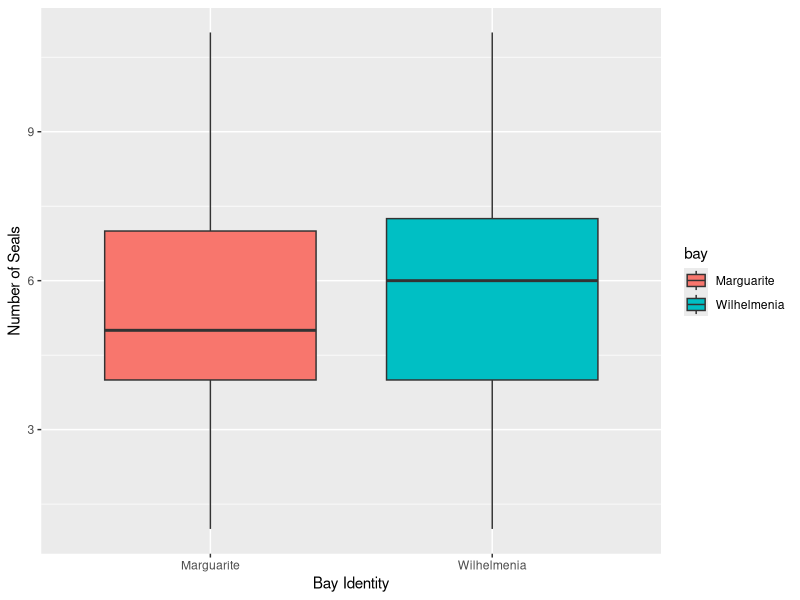
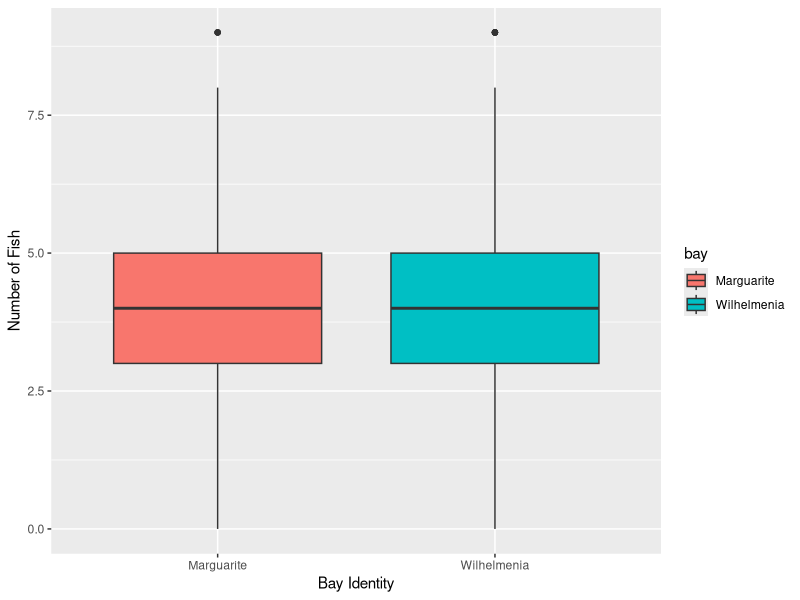

Generate these figures, in order, with R:
## ---- chunk 1
knitr::opts_chunk$set(echo = TRUE)
## ---- chunk 2
library("tidyverse")
seals <- read_csv("arctic-seals.csv")
fish <- read_csv("arctic-fish.csv")

# descriptive stats
summarySeals <- seals %>% group_by(bay) %>% summarize(mean(num_seals), sd(num_seals))
summaryFish <- fish %>% group_by(bay) %>% summarize(mean(num_fish), sd(num_fish))

# data visualization: best to do a boxplot or bar chart
sealsPlot <- seals %>% 
  ggplot(aes(bay, num_seals, fill= bay)) +
  geom_boxplot() +
  xlab("Bay Identity") +
  ylab("Number of Seals")

fishPlot <- fish %>% ggplot(aes(bay, num_fish, fill = bay)) +
  geom_boxplot() +
  xlab("Bay Identity") +
  ylab("Number of Fish")


summarySeals
summaryFish
sealsPlot
fishPlot

## ---- chunk 3
# t test for seals
sealsT <- t.test(data = seals, num_seals ~ bay)
sealsT
# Interpretation: The p-value is 0.0000272, which is less than our alpha level of 0.05, so we can reject the null. 
# We conclude that the mean number of seals is different between Marguarite and Wilhelmia Bay

# t test for fish
fishT <- t.test(data = fish, num_fish ~ bay)
fishT
# Interpretation: The p-value was 0.08, which is greater than our alpha level of 0.05, so we cannot reject the null.
# We conclude that the mean number of fish is not different between Marguarite and Wilhelmia Bay.

